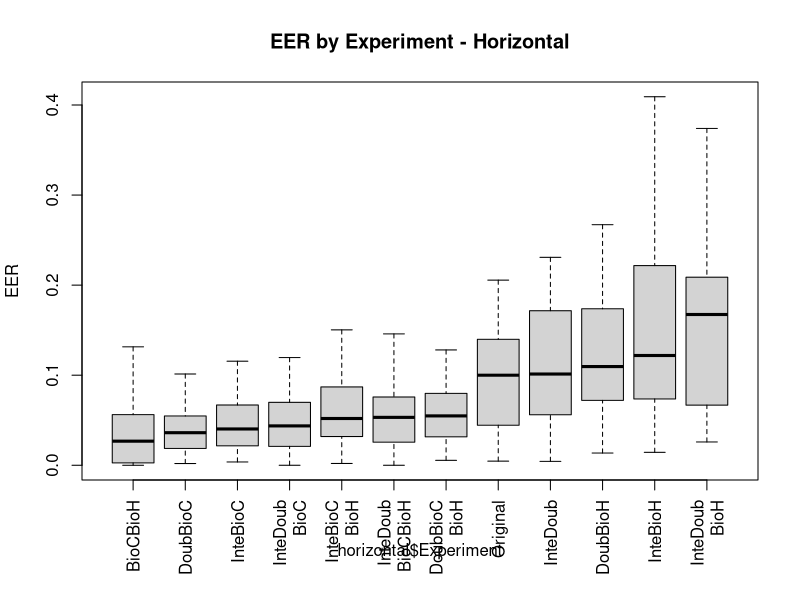

Write the R code that produced this figure.
hOriginal<-c(0.0137931034,0.1172413793,0.1941747573,0.027972028,0.156,0.0502283105,0.087804878,0.1124497992,0.0220588235,0.1398601399,0.1623616236,0.1004366812,0.1836734694,0.1388888889,0.1352040816,0.1529411765,0.1,0.0522648084,0.0381679389,0.00456621,0.1728395062,0.0230769231,0.1166180758,0.0574712644,0.0546875,0.0072463768,0.0693641618,0.1481481481,0.1471698113,0.0444444444,0.0718954248,0.0847457627,0.1818181818,0.1379310345,0.2055674518,0.1118012422,0.032537961,0.0987341772,0.0419847328,0.135678392,0.0289855072)
hBioCBioH<-c(0.002008032128514056,0.004487776901570005,0.03680203045685279,0.010642642029503343,0.040160642570281124,0.001557632398753894,0.015986627155991185,0.14953271028037382,0.0017985611510791368,0.002008032128514056,0.13148148148148148,0.1074561403508772,0.0,0.1873065015479876,0.09974424552429667,0.12248995983935743,0.03306878306878307,0.0,0.025139664804469275,0.0743801652892562,0.040106951871657755,0.05622489959839357,0.001072961373390558,0.03076923076923077,0.05252918287937743,0.008620689655172414,0.015351232600435777,0.002617801047120419,0.06818181818181818,0.051094890510948905,0.010040160642570281,0.013157894736842105,0.07707725947521865,0.00778816199376947,0.001072961373390558,0.03477583638087498,0.4041916167664671,0.0,0.0019157088122605363,0.026759530791788857,0.043795620437956206)
hDoubBioC<-c(0.004016064257028112,0.06756756756756757,0.07106598984771574,0.025547445255474453,0.03614457831325301,0.024922118380062305,0.05472228554061241,0.06542056074766354,0.008992805755395683,0.050200803212851405,0.09444444444444444,0.039473684210526314,0.08115183246073299,0.04953560371517028,0.029411764705882353,0.101334750767777,0.04497354497354497,0.019230769230769232,0.019553072625698324,0.045454545454545456,0.07034396250082525,0.002008032128514056,0.054032833243659206,0.025,0.007782101167315175,0.0072992700729927005,0.029595015576323987,0.03795811518324607,0.056818181818181816,0.0036496350364963502,0.03413654618473896,0.015789473684210527,0.1316660592808552,0.018691588785046728,0.05150214592274678,0.029595015576323987,0.017964071856287425,0.039461604924937894,0.0019157088122605363,0.06463831867057673,0.0072992700729927005)
hDoubBioH<-c(0.02125744356737294,0.22788730374937272,0.20440096594549306,0.04667959777448828,0.15575120996807745,0.047646481457773227,0.11549274371248386,0.22330443268400704,0.04387960220059247,0.1481029011149493,0.26711833785004513,0.16581565854935848,0.1737721266517078,0.22512485593545908,0.13940364690170476,0.2387550200803213,0.10961582700713135,0.038566854831915076,0.08667747025459507,0.13831654024680176,0.20510662177328842,0.0754556688291628,0.10612620278031507,0.0686335403726708,0.07204523346303501,0.0676440976591996,0.10385716600939982,0.10011357655336713,0.17322876653862568,0.0880778588807786,0.11406409953539648,0.0644513826940232,0.1790345602526725,0.07664625631109678,0.18344659036719124,0.1409657320872274,0.40718562874251496,0.09138405875364511,0.013571677364780812,0.10797491039426524,0.056726654920714825)
hInteBioC<-c(0.004016064257028112,0.04885654885654886,0.07614213197969544,0.032846715328467155,0.07630522088353414,0.02336448598130841,0.03271028037383177,0.06230529595015576,0.02158273381294964,0.08032128514056225,0.08518518518518518,0.08991228070175439,0.06282722513089005,0.04489164086687306,0.034526854219948847,0.10936687928183322,0.04497354497354497,0.022727272727272728,0.0111731843575419,0.049586776859504134,0.05789925397768535,0.009870250231696015,0.0669083697243459,0.019230769230769232,0.013618677042801557,0.06204379562043796,0.04027335098049808,0.04319371727748691,0.11553030303030302,0.0036496350364963502,0.03413654618473896,0.039473684210526314,0.08984375,0.01557632398753894,0.07081545064377683,0.024922118380062305,0.020958083832335328,0.03323793066205854,0.009578544061302681,0.10756761159986966,0.0072992700729927005)
hInteBioH<-c(0.014360891843235008,0.1860778550433723,0.2496919816667488,0.06796488183349497,0.22834929461435485,0.03996500661460334,0.12186763923714003,0.22170926697443982,0.06382247143461701,0.2306709354902126,0.23884372177055102,0.1775006546216287,0.16565160095451795,0.23341845382025264,0.15176802283459756,0.23459721237892747,0.11746031746031746,0.05109950290673182,0.0592136125207898,0.13625042454432243,0.14811513831121675,0.07361754711152302,0.14669853226391721,0.08031533683707598,0.09742825875486381,0.20859551975836899,0.13921452109556479,0.09476716806559737,0.2572289799402475,0.0880778588807786,0.11733207339160563,0.10771632471008027,0.11602587463556852,0.0633526694596627,0.23053767286599902,0.11973452526073411,0.40918562874251496,0.07186251215034022,0.034221525600835946,0.23305637015314434,0.043795620437956206)
hInteDoub<-c(0.0129206481096801,0.18366908022080436,0.174227490020206,0.06842427645347353,0.23087220677582124,0.05502923227926428,0.11790897348225819,0.13669631798220921,0.056072788827761316,0.20031173645631478,0.19448961156278227,0.12676747839748626,0.20782134843466182,0.2080461458498113,0.12534151514887004,0.21796598157335223,0.10129974695192087,0.053521779425393885,0.036867243805705996,0.09536208913543907,0.14286657423912325,0.02157862218103182,0.14712083484528085,0.04349020544672719,0.048759727626459144,0.06569343065693431,0.09587992725046368,0.1116720684783512,0.18899381135296628,0.03317112733171128,0.07032049767698244,0.10071364852809991,0.1572256134596696,0.07747878397249973,0.22698100460975995,0.10571583367194906,0.059880239520958084,0.08557889620909385,0.03847589192416778,0.17159498207885304,0.004310344827586207)
hDoubBioCBioH<-c(0.0054563079905830215,0.16551724137931034,0.1280370607658568,0.02097902097902098,0.07738646895273402,0.030619212222079972,0.06394650862396474,0.0784446195998949,0.03676470588235294,0.0979020979020979,0.09245709123757903,0.038328096360303744,0.07666417352281227,0.039089512101421434,0.0315634192540349,0.08628632175761872,0.05197837589141937,0.02108433734939759,0.04198473282442748,0.028595418695045095,0.12190532778768072,0.02123880135928329,0.050472978891127264,0.03327759197324415,0.02146157587548638,0.0603448275862069,0.07981740586678192,0.0593991523310895,0.08322663252240717,0.03333333333333333,0.06209150326797386,0.03916146297948261,0.09762588070942663,0.05483940272854227,0.09282109362581466,0.08126777732629012,0.017964071856287425,0.06358678042985204,0.00974025974025974,0.0680596285434995,0.01658066951925497)
hInteBioCBioH<-c(0.002008032128514056,0.14241881138432863,0.1482800256271253,0.03496503496503497,0.10956647101225414,0.024495369777663978,0.06700098776688701,0.05192733551026536,0.04411764705882353,0.15034965034965034,0.08699186991869919,0.034956794972505895,0.09367097624390071,0.03190323382522429,0.03454867627418975,0.08642806520198441,0.05368069933287325,0.030120481927710843,0.015267175572519083,0.028812408015396807,0.07993332012939855,0.023246833487797346,0.07924273326743327,0.034460105112279024,0.027328550583657588,0.14655172413793102,0.10138116075126502,0.047480539627136484,0.12601365770379855,0.03333333333333333,0.06209150326797386,0.05508474576271186,0.06586719509232264,0.04621871307336986,0.11365442695914799,0.05952864689150752,0.020958083832335328,0.04648180149044173,0.022727272727272728,0.14165852069077875,0.0036496350364963502)
hInteDoubBioC<-c(0.008904583852651988,0.1458670872463976,0.08539500271056133,0.02097902097902098,0.14653485737823088,0.019929159732001878,0.02756629435453233,0.04012310925946778,0.01830300465509945,0.10191816215912601,0.08523035230352304,0.056592039800995024,0.07169569398440004,0.05324738423990418,0.02943358676012325,0.11957240727616347,0.04838969404186796,0.018556744460358918,0.028487355537549577,0.04164308087097626,0.076021654453027,0.011538461538461539,0.06342984772081733,0.010797897754419493,0.03514105058365759,0.0,0.03201699890155403,0.04622704230034073,0.07725138711054204,0.022222222222222223,0.030159855106701314,0.04808206958073149,0.04670417274052478,0.06190245998496079,0.1606262915275791,0.06989028850060951,0.008982035928143712,0.04370072362026137,0.013571677364780812,0.0680596285434995,0.004310344827586207)
hInteDoubBioH<-c(0.03160227115357984,0.496551724137931,0.28266226405795675,0.0979020979020979,0.21537431778395633,0.058123159646652156,0.10885191094901603,0.18413842285027962,0.09183241641980534,0.2802398404808043,0.17583559168925023,0.09403639696255564,0.1993802756704776,0.14690628460373778,0.13179647879332768,0.20879990550437041,0.14337474120082816,0.06674951554469627,0.04757132500319843,0.07480470961168345,0.21243480557206046,0.040639481000926785,0.16737258974711897,0.03830625895843287,0.062469601167315175,0.1724137931034483,0.19298435164676858,0.23517271946591317,0.20894686299615878,0.04063260340632603,0.17595873690841798,0.15022301516503123,0.1742627854713314,0.17708669029970997,0.3739866475917978,0.22311391033455236,0.059880239520958084,0.3680473053245491,0.026558690351793802,0.19208211143695014,0.02586206896551724)
hInteDoubBioCBioH<-c(0.006024096385542169,0.1458670872463976,0.08815484697649204,0.013986013986013986,0.11708371949335805,0.026159689327017455,0.05316465314185852,0.07193259017377923,0.01830300465509945,0.10392619428764008,0.08979223125564588,0.0672623723487824,0.07169569398440004,0.09608822399493797,0.056279077887276,0.11640680368532955,0.049045318610536,0.015544696267587834,0.020853767751290032,0.03414279784142798,0.07580709051297287,0.013716404077849862,0.07537319035523468,0.022336359292881032,0.02925887645914397,0.0,0.037365170259125204,0.05661514169367572,0.13142872385830132,0.03317112733171128,0.02563193952279707,0.052765388046387154,0.06775009110787172,0.042270920614459126,0.10710737561595932,0.06369362047947988,0.0658682634730539,0.046238794686251215,0.013571677364780812,0.09636689475399152,0.0)

horizontal<-matrix(c(hOriginal,hBioCBioH,hDoubBioC,hDoubBioH,hInteBioC,hInteBioH,hInteDoub,hDoubBioCBioH,hInteBioCBioH,hInteDoubBioH,hInteDoubBioC,hInteDoubBioCBioH),nrow=492)


ex0=rep('Original',41)
ex1=rep('BioCBioH',41)
ex2=rep('DoubBioC',41)
ex3=rep('DoubBioH',41)
ex4=rep('InteBioC',41)
ex5=rep('InteBioH',41)
ex6=rep('InteDoub',41)
ex7=rep('DoubBioC\nBioH',41)
ex8=rep('InteBioC\nBioH',41)
ex9=rep('InteDoub\nBioH',41)
ex10=rep('InteDoub\nBioC',41)
ex11=rep('InteDoub\nBioCBioH',41)
ex<-c(ex0,ex1,ex2,ex3,ex4,ex5,ex6,ex7,ex8,ex9,ex10,ex11)

horizontal<-data.frame(EER=horizontal,Experiment=ex)
par(mar=c(6,4.1,4.1,2.1),mgp=c(3,1,0))

boxplot(horizontal$EER ~ horizontal$Experiment,at=rank(tapply(horizontal$EER, horizontal$Experiment, median)),main="EER by Experiment - Horizontal",ylab="EER",las=3,outline=FALSE)
